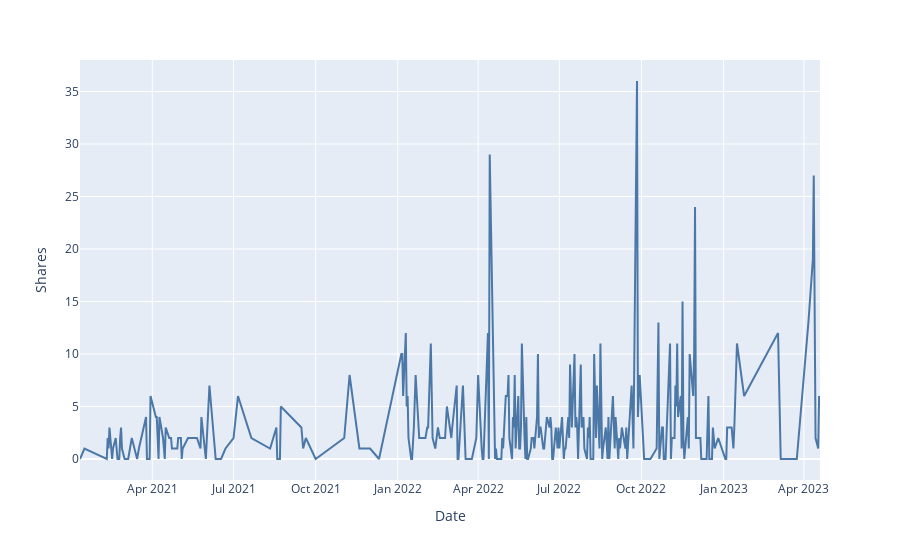

The notebook cell this image was saved under:
### Code cell
px.line(line_plot, x='Date', y='Shares', color_discrete_sequence=px.colors.qualitative.T10)

### Figure 1 — Plotly figure (JSON) as saved in the notebook; plotly's stock layout.template omitted (floating-point values rounded to 4 significant figures; data arrays with more than 128 entries replaced by an {"elided": "..."} marker saying what was removed)
{"data": [{"hovertemplate": "Date=%{x}<br>Shares=%{y}<extra></extra>", "legendgroup": "", "line": {"color": "#4C78A8", "dash": "solid"}, "marker": {"symbol": "circle"}, "mode": "lines", "name": "", "orientation": "v", "showlegend": false, "type": "scatter", "x": {"elided": "279 str values"}, "xaxis": "x", "y": {"elided": "279 int values"}, "yaxis": "y"}], "layout": {"legend": {"tracegroupgap": 0}, "margin": {"t": 60}, "xaxis": {"anchor": "y", "domain": [0, 1], "title": {"text": "Date"}}, "yaxis": {"anchor": "x", "domain": [0, 1], "title": {"text": "Shares"}}}}
